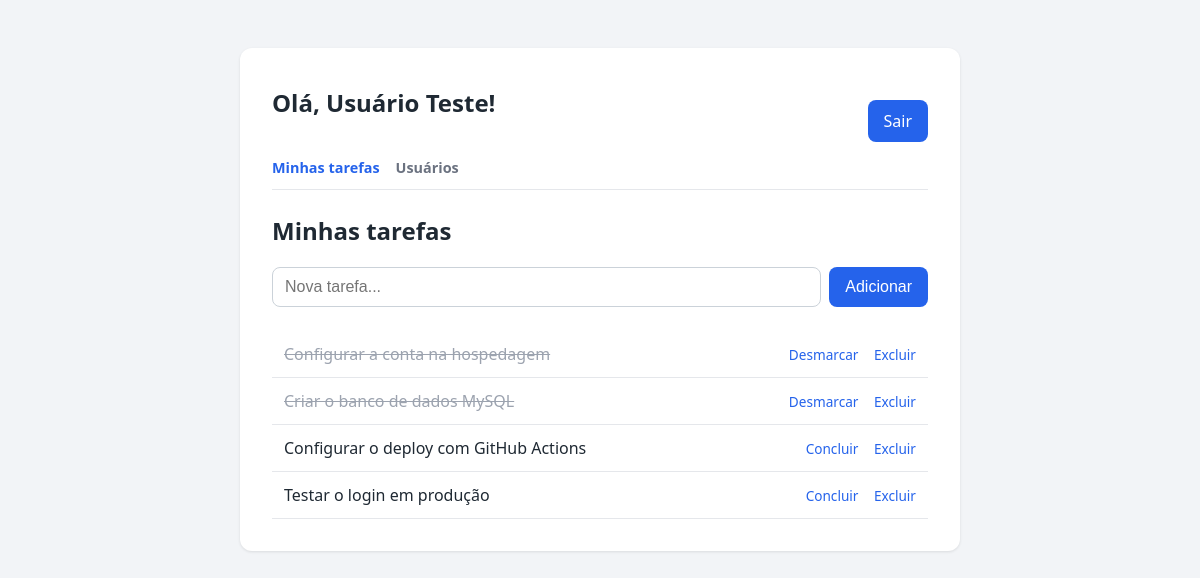
Page /dashboard.php (signed in) on the committed database.
### tables this page shows
CREATE TABLE IF NOT EXISTS tarefas (
    id          INT AUTO_INCREMENT PRIMARY KEY,
    usuario_id  INT           NOT NULL,
    titulo      VARCHAR(255)  NOT NULL,
    concluida   TINYINT(1)    NOT NULL DEFAULT 0,
    criado_em   TIMESTAMP     DEFAULT CURRENT_TIMESTAMP,
    FOREIGN KEY (usuario_id) REFERENCES usuarios(id) ON DELETE CASCADE
);

### dashboard.php (the view, shortened to what this page needs)
<?php
require 'config.php';
$stmt = $pdo->prepare("SELECT id, titulo, concluida, criado_em FROM tarefas WHERE usuario_id = ? ORDER BY criado_em DESC");
$stmt->execute([$_SESSION['usuario_id']]);
$tarefas = $stmt->fetchAll();
?>
<!DOCTYPE html>
<html lang="pt-br">
<head>
    <link rel="stylesheet" href="assets/style.css">
</head>
<body>
    <div class="container">
        <div class="topo">
            <h1>Olá, <?= htmlspecialchars($_SESSION['usuario_nome']) ?>!</h1>
            <a href="logout.php" class="botao-sair">Sair</a>
        </div>
        <nav class="nav">
            <a href="dashboard.php" class="ativo">Minhas tarefas</a>
            <a href="usuarios.php">Usuários</a>
        </nav>
        <h2>Minhas tarefas</h2>
        <form method="post" action="dashboard.php" class="form-tarefa">
            <input type="text" name="titulo" placeholder="Nova tarefa..." required>
            <button type="submit">Adicionar</button>
        </form>
        <ul class="lista-tarefas">
            <?php foreach ($tarefas as $t): ?>
                <li class="<?= $t['concluida'] ? 'concluida' : '' ?>">
                    <span><?= htmlspecialchars($t['titulo']) ?></span>
                    <span class="acoes">
                        <a href="dashboard.php?concluir=<?= $t['id'] ?>">
                            <?= $t['concluida'] ? 'Desmarcar' : 'Concluir' ?>
                        </a>
                        <a href="dashboard.php?excluir=<?= $t['id'] ?>"
                           onclick="return confirm('Excluir esta tarefa?')">Excluir</a>
                    </span>
                </li>
            <?php endforeach; ?>
        </ul>
    </div>
</body>
</html>

### assets/style.css (style rules this page uses)
* { box-sizing: border-box; }
body { margin: 0; font-family: system-ui, -apple-system, "Segoe UI", Roboto, Arial, sans-serif; background: #f2f4f7; color: #1f2933; }
.container { max-width: 720px; margin: 48px auto; background: #ffffff; padding: 32px; border-radius: 12px; box-shadow: 0 1px 3px rgba(0, 0, 0, 0.1); }
h1 { margin-top: 0; font-size: 1.5rem; }
.form button, .form-tarefa button, .botao-sair, .link-botao { margin-top: 20px; padding: 10px 16px; background: #2563eb; color: #ffffff; border: none; border-radius: 8px; font-size: 1rem; cursor: pointer; text-decoration: none; display: inline-block; }
.topo { display: flex; justify-content: space-between; align-items: center; }
.nav { display: flex; gap: 16px; margin: 16px 0 24px; border-bottom: 1px solid #e5e7eb; padding-bottom: 12px; }
.nav a { color: #6b7280; text-decoration: none; font-size: 0.9rem; font-weight: 600; }
.nav a.ativo { color: #2563eb; }
.form-tarefa { display: flex; gap: 8px; margin: 16px 0 24px; }
.form-tarefa input { flex: 1; padding: 10px 12px; border: 1px solid #cbd2d9; border-radius: 8px; font-size: 1rem; }
.form-tarefa button { margin-top: 0; }
.lista-tarefas { list-style: none; padding: 0; margin: 0; }
.lista-tarefas li { display: flex; justify-content: space-between; align-items: center; padding: 12px; border-bottom: 1px solid #e5e7eb; }
.lista-tarefas li.concluida span:first-child { text-decoration: line-through; color: #9ca3af; }
.lista-tarefas .acoes a { margin-left: 12px; font-size: 0.85rem; color: #2563eb; text-decoration: none; }

### rows in the picture
tarefas: titulo "Configurar a conta na hospedagem", concluida "Desmarcar"
tarefas: titulo "Criar o banco de dados MySQL", concluida "Desmarcar"
tarefas: titulo "Configurar o deploy com GitHub Actions", concluida "Concluir"
tarefas: titulo "Testar o login em produção", concluida "Concluir"

### other values in the picture
$_SESSION['usuario_nome'] "Usuário Teste"
